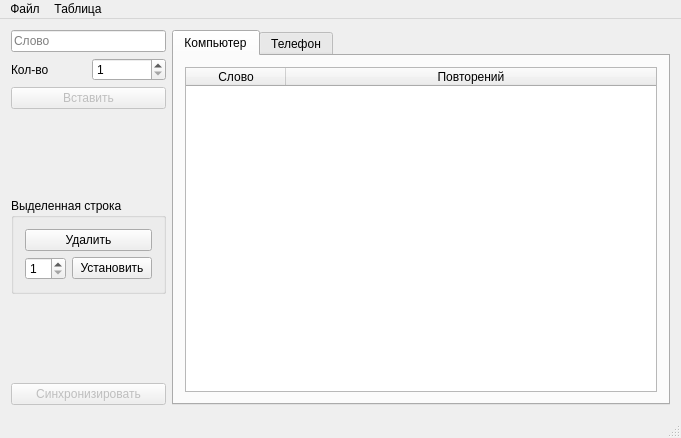
<?xml version="1.0" encoding="UTF-8"?>
<ui version="4.0">
 <class>MainWindow</class>
 <widget class="QMainWindow" name="MainWindow">
  <property name="geometry">
   <rect>
    <x>0</x>
    <y>0</y>
    <width>681</width>
    <height>438</height>
   </rect>
  </property>
  <property name="windowTitle">
   <string>Статистика повторений слов</string>
  </property>
  <widget class="QWidget" name="centralWidget">
   <layout class="QHBoxLayout" name="horizontalLayout">
    <item>
     <layout class="QHBoxLayout" name="horizontalLayout_2" stretch="0,4">
      <item>
       <layout class="QVBoxLayout" name="verticalLayout_4">
        <item>
         <layout class="QVBoxLayout" name="verticalLayout_3">
          <item>
           <widget class="QLineEdit" name="leWord">
            <property name="readOnly">
             <bool>false</bool>
            </property>
            <property name="placeholderText">
             <string>Слово</string>
            </property>
           </widget>
          </item>
          <item>
           <layout class="QHBoxLayout" name="horizontalLayout_3" stretch="0,0">
            <item>
             <widget class="QLabel" name="lblCount">
              <property name="text">
               <string>Кол-во</string>
              </property>
             </widget>
            </item>
            <item>
             <widget class="QSpinBox" name="sbCount">
              <property name="minimum">
               <number>1</number>
              </property>
             </widget>
            </item>
           </layout>
          </item>
          <item>
           <widget class="QPushButton" name="btnInsert">
            <property name="enabled">
             <bool>false</bool>
            </property>
            <property name="text">
             <string>Вставить</string>
            </property>
           </widget>
          </item>
         </layout>
        </item>
        <item>
         <spacer name="verticalSpacer_2">
          <property name="orientation">
           <enum>Qt::Vertical</enum>
          </property>
          <property name="sizeHint" stdset="0">
           <size>
            <width>20</width>
            <height>40</height>
           </size>
          </property>
         </spacer>
        </item>
        <item>
         <widget class="QGroupBox" name="gbSelectedRow">
          <property name="enabled">
           <bool>true</bool>
          </property>
          <property name="title">
           <string>Выделенная строка</string>
          </property>
          <property name="flat">
           <bool>false</bool>
          </property>
          <property name="checkable">
           <bool>false</bool>
          </property>
          <layout class="QVBoxLayout" name="verticalLayout_6">
           <item>
            <widget class="QPushButton" name="btnDel">
             <property name="text">
              <string>Удалить</string>
             </property>
            </widget>
           </item>
           <item>
            <layout class="QHBoxLayout" name="horizontalLayout_5">
             <item>
              <widget class="QSpinBox" name="sbCount2">
               <property name="minimum">
                <number>1</number>
               </property>
              </widget>
             </item>
             <item>
              <widget class="QPushButton" name="btnSet">
               <property name="text">
                <string>Установить</string>
               </property>
              </widget>
             </item>
            </layout>
           </item>
          </layout>
         </widget>
        </item>
        <item>
         <spacer name="verticalSpacer">
          <property name="orientation">
           <enum>Qt::Vertical</enum>
          </property>
          <property name="sizeHint" stdset="0">
           <size>
            <width>20</width>
            <height>40</height>
           </size>
          </property>
         </spacer>
        </item>
        <item>
         <widget class="QPushButton" name="btnSync">
          <property name="enabled">
           <bool>false</bool>
          </property>
          <property name="text">
           <string>Синхронизировать</string>
          </property>
         </widget>
        </item>
       </layout>
      </item>
      <item>
       <widget class="QTabWidget" name="tabs">
        <property name="currentIndex">
         <number>0</number>
        </property>
        <widget class="QWidget" name="tabPC">
         <attribute name="title">
          <string>Компьютер</string>
         </attribute>
         <layout class="QVBoxLayout" name="verticalLayout_2">
          <item>
           <widget class="QTableWidget" name="tablePC">
            <property name="editTriggers">
             <set>QAbstractItemView::NoEditTriggers</set>
            </property>
            <property name="selectionMode">
             <enum>QAbstractItemView::SingleSelection</enum>
            </property>
            <property name="selectionBehavior">
             <enum>QAbstractItemView::SelectRows</enum>
            </property>
            <property name="showGrid">
             <bool>true</bool>
            </property>
            <attribute name="horizontalHeaderCascadingSectionResizes">
             <bool>false</bool>
            </attribute>
            <attribute name="horizontalHeaderStretchLastSection">
             <bool>true</bool>
            </attribute>
            <column>
             <property name="text">
              <string>Слово</string>
             </property>
            </column>
            <column>
             <property name="text">
              <string>Повторений</string>
             </property>
            </column>
           </widget>
          </item>
         </layout>
        </widget>
        <widget class="QWidget" name="tabPhone">
         <attribute name="title">
          <string>Телефон</string>
         </attribute>
         <layout class="QVBoxLayout" name="verticalLayout">
          <item>
           <widget class="QTableWidget" name="tablePhone">
            <property name="editTriggers">
             <set>QAbstractItemView::NoEditTriggers</set>
            </property>
            <property name="selectionMode">
             <enum>QAbstractItemView::SingleSelection</enum>
            </property>
            <property name="selectionBehavior">
             <enum>QAbstractItemView::SelectRows</enum>
            </property>
            <property name="showGrid">
             <bool>true</bool>
            </property>
            <attribute name="horizontalHeaderStretchLastSection">
             <bool>true</bool>
            </attribute>
            <column>
             <property name="text">
              <string>Слово</string>
             </property>
            </column>
            <column>
             <property name="text">
              <string>Повторений</string>
             </property>
            </column>
           </widget>
          </item>
         </layout>
        </widget>
       </widget>
      </item>
     </layout>
    </item>
   </layout>
  </widget>
  <widget class="QMenuBar" name="menuBar">
   <property name="geometry">
    <rect>
     <x>0</x>
     <y>0</y>
     <width>681</width>
     <height>26</height>
    </rect>
   </property>
   <widget class="QMenu" name="menu">
    <property name="title">
     <string>Файл</string>
    </property>
    <addaction name="mOpen"/>
    <addaction name="mSave"/>
    <addaction name="separator"/>
    <addaction name="mQuit"/>
   </widget>
   <widget class="QMenu" name="menu_2">
    <property name="title">
     <string>Таблица</string>
    </property>
    <addaction name="mClear"/>
   </widget>
   <addaction name="menu"/>
   <addaction name="menu_2"/>
  </widget>
  <widget class="QStatusBar" name="statusBar"/>
  <action name="mOpen">
   <property name="text">
    <string>Открыть</string>
   </property>
  </action>
  <action name="mSave">
   <property name="text">
    <string>Сохранить</string>
   </property>
  </action>
  <action name="mQuit">
   <property name="text">
    <string>Выход</string>
   </property>
  </action>
  <action name="mClear">
   <property name="text">
    <string>Удалить всё</string>
   </property>
  </action>
 </widget>
 <layoutdefault spacing="6" margin="11"/>
 <resources/>
 <connections/>
</ui>
